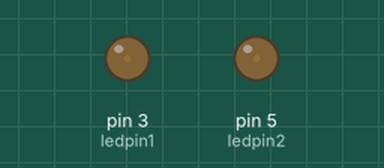
Bench run of a sketch on a simulated Arduino Uno, built with avr-gcc and run on an emulated ATmega328P. Parts: output pins drawn as LEDs (lit = HIGH).

Above: at 0.05 s.
At 1.15 s:
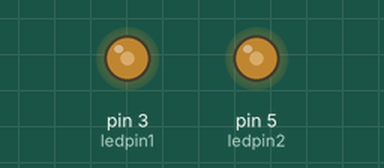
At 2.3 s:
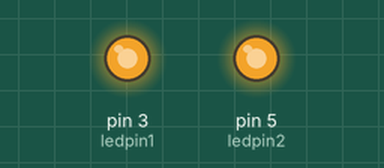
At 4.6 s:
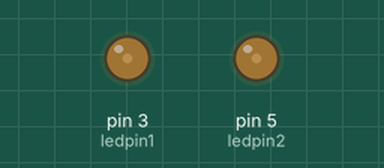
Timing chart, 0 to 6.7 s (numbered marks = the images above):
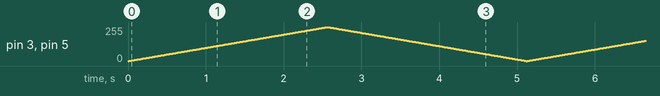

The sketch:

02-21class-fadeOutServoTrial.ino
```cpp
int ledpin1 = 3;
int counter = 0;
int ledpin2 = 5;

long prevMillis = 0;
int interval = 10;

bool flipFlop = false;
//0 to 255, and then 255 to 0


void setup() {
  pinMode(ledpin1, OUTPUT);
  pinMode(ledpin2, OUTPUT);

}

void loop() {
  analogWrite(ledpin1, counter);
  analogWrite(ledpin2, counter);

  // every 10 millis(interval) do sth
  if (millis() - prevMillis >= interval) {
    prevMillis = millis(); // to save the point when "the last time when 10 millis passed"

    if (flipFlop == false) {
      counter = counter + 1;
    } else {
      counter = counter - 1;
    }
  }

  //the max = 255
  if (counter >= 255) {
    //counter = 0;
    flipFlop = true;
  }

  if (counter <= 0) {
    flipFlop = false;
  }


  //delay(10);
}
```
